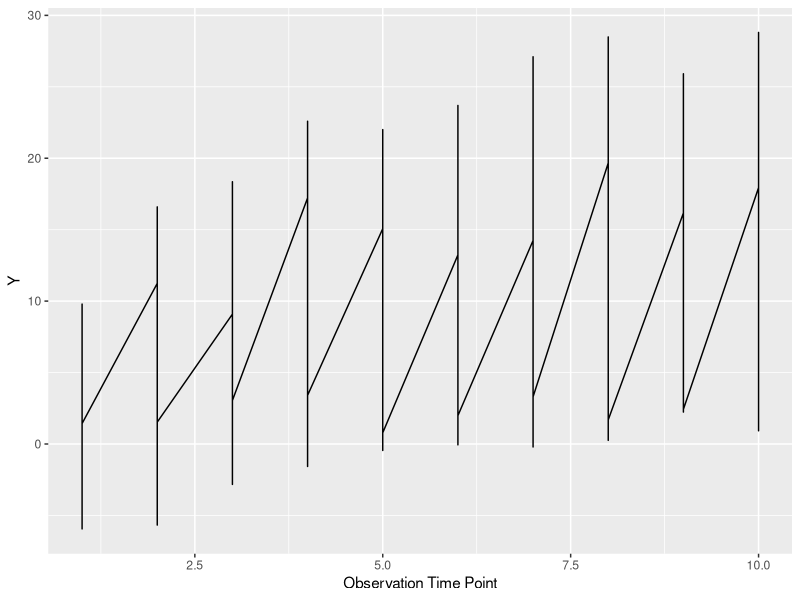
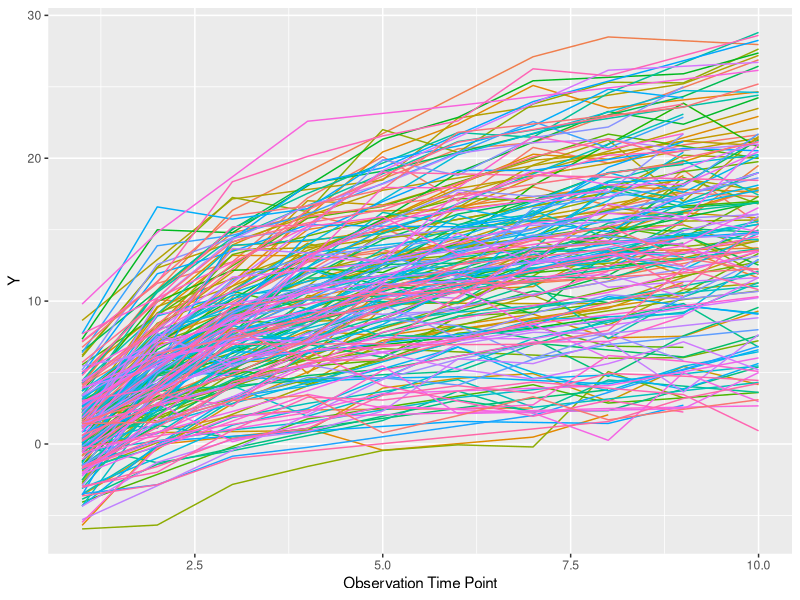
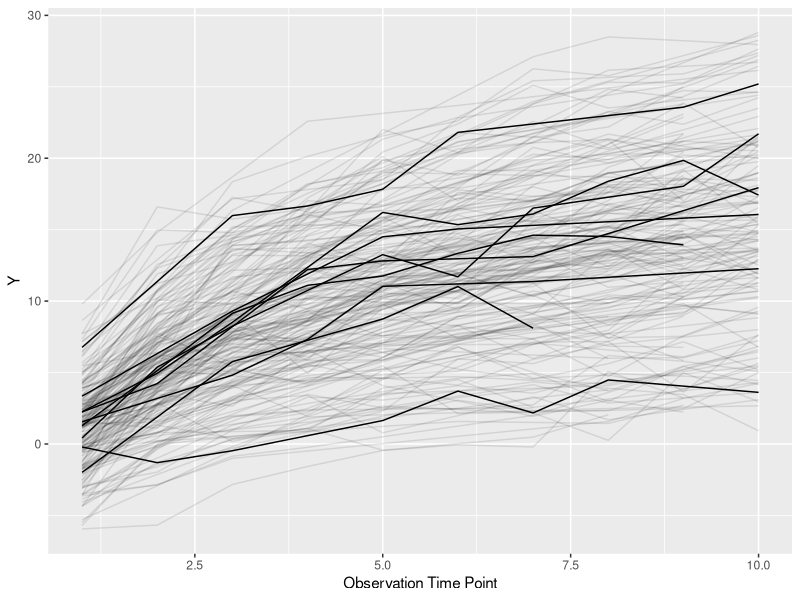
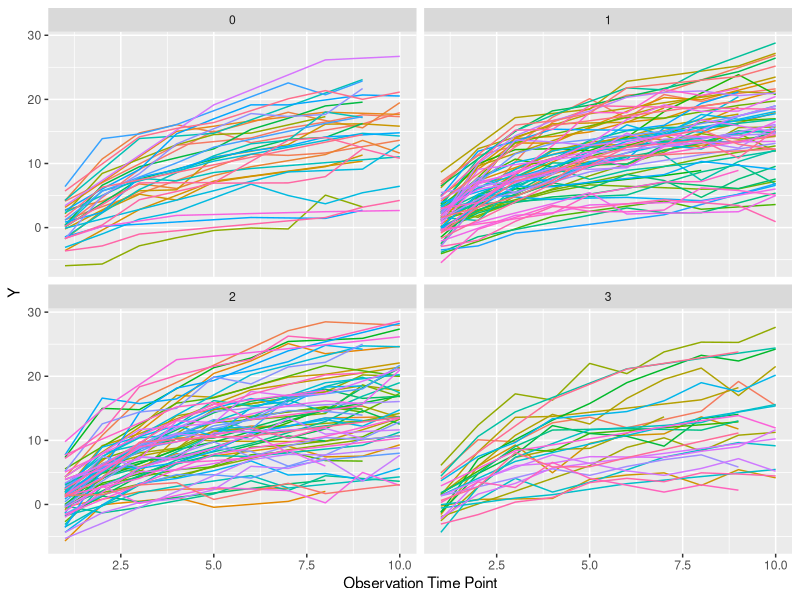
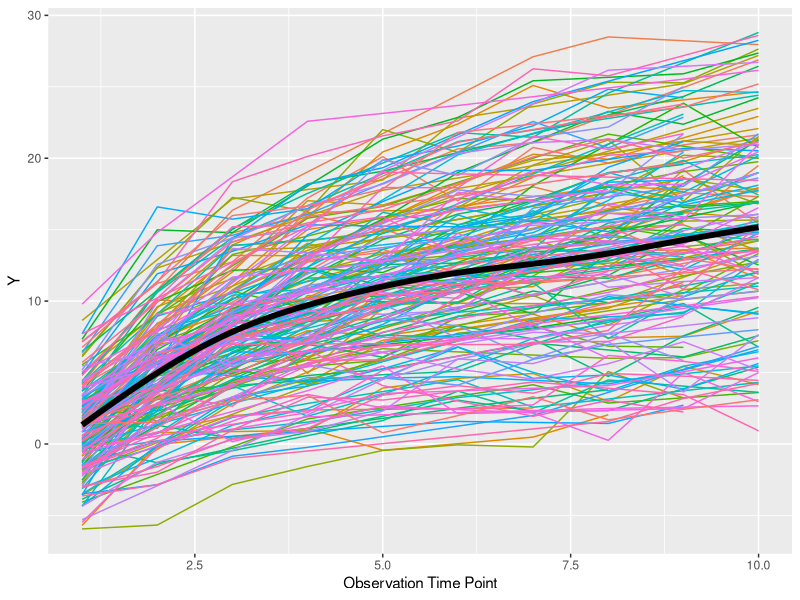
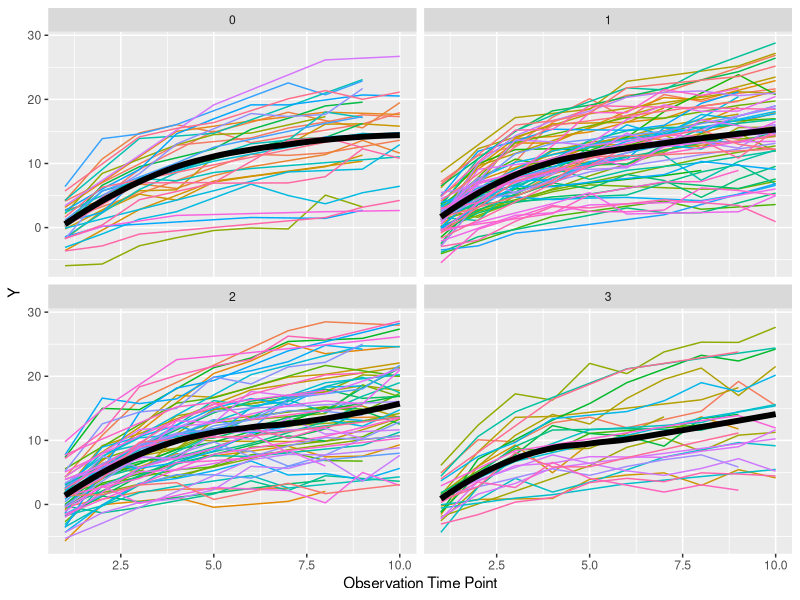
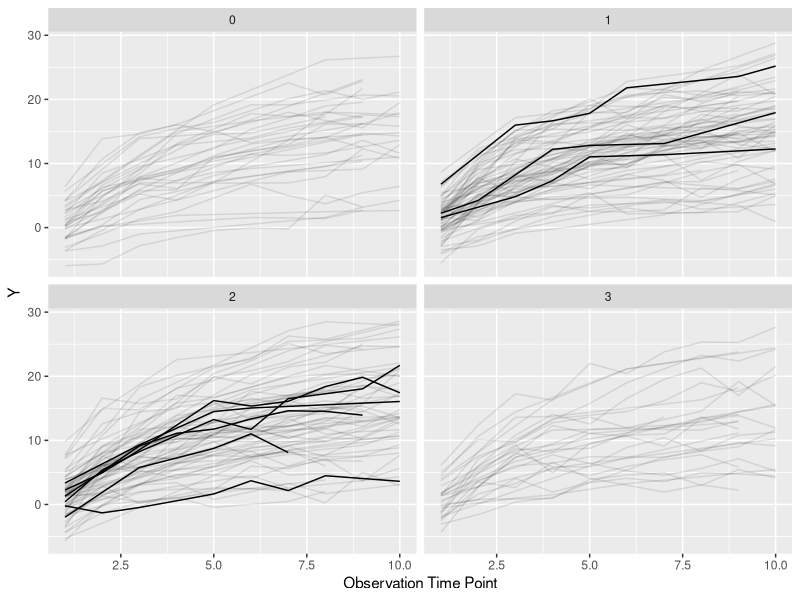
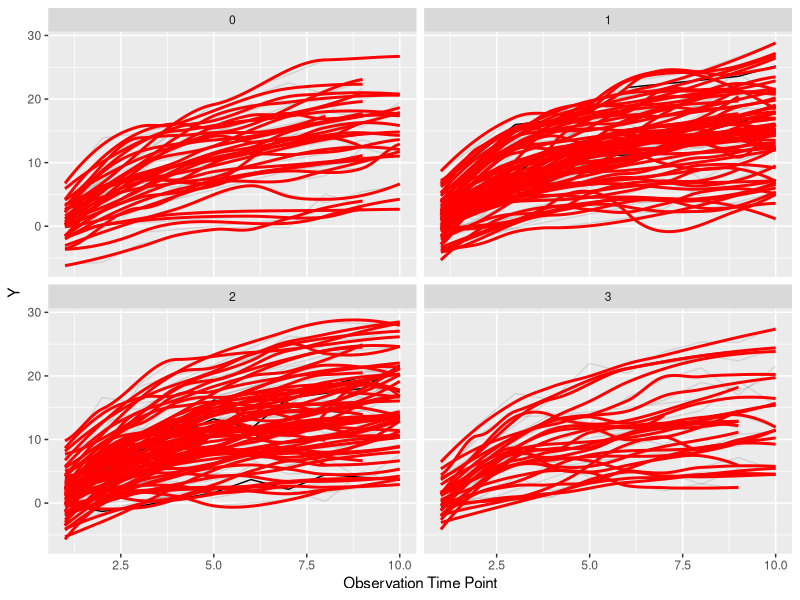

Write the R code that produced these figures, in order. (Note: this script raises an error after producing the figures.)

# Spaghetti Plot with Overall Smoother - for longitudinal data.

# this example is from:  https://www.r-bloggers.com/my-commonly-done-ggplot2-graphs/

# For this example the author took code from StackOverflow to create some longitudinal data:
# http://stats.stackexchange.com/questions/76999/simulating-longitudinal-lognormal-data-in-r

library(ggplot2)
library(MASS)
library(nlme)
library(plyr)

### set number of individuals
n <- 200

### average intercept and slope
beta0 <- 1.0
beta1 <- 6.0

### true autocorrelation
ar.val <- .4

### true error SD, intercept SD, slope SD, and intercept-slope cor
sigma <- 1.5
tau0  <- 2.5
tau1  <- 2.0
tau01 <- 0.3

### maximum number of possible observations
m <- 10

### simulate number of observations for each individual
p <- round(runif(n,4,m))

### simulate observation moments (assume everybody has 1st obs)
obs <- unlist(sapply(p, function(x) c(1, sort(sample(2:m, x-1, replace=FALSE)))))

### set up data frame
dat <- data.frame(id=rep(1:n, times=p), obs=obs)

### simulate (correlated) random effects for intercepts and slopes
mu  <- c(0,0)
S   <- matrix(c(1, tau01, tau01, 1), nrow=2)
tau <- c(tau0, tau1)
S   <- diag(tau) %*% S %*% diag(tau)
U   <- mvrnorm(n, mu=mu, Sigma=S)

### simulate AR(1) errors and then the actual outcomes
dat$eij <- unlist(sapply(p, function(x) arima.sim(model=list(ar=ar.val), n=x) * sqrt(1-ar.val^2) * sigma))
dat$yij <- (beta0 + rep(U[,1], times=p)) + (beta1 + rep(U[,2], times=p)) * log(dat$obs) + dat$eij

# I will first add an alpha level to the plotting lines for the next plot 
# (remember this must be done before the original plot is created). 
# tspag will be the template plot, and I will create a spaghetti plot (spag) 
# where each colour represents an id:


library(plyr)
dat = ddply(dat, .(id), function(x){
  x$alpha = ifelse(runif(n = 1) > 0.9, 1, 0.1)
  x$grouper = factor(rbinom(n=1, size =3 ,prob=0.5), levels=0:3)
  x
})


tspag <- ggplot(dat, aes(x=obs, y=yij)) + 
  geom_line() + guides(colour=FALSE) + xlab('Observation Time Point') +
  ylab('Y')

tspag

spag = tspag + aes(colour = factor(id))

spag

# Many other times I want to group by id but plot just a few lines 
# (let's say 10% of them) dark and the other light, and not colour them:

bwspag = tspag + aes(alpha=alpha, group=factor(id)) + guides(alpha=FALSE)
bwspag


# Overall, these 2 plots are useful when you have longitudinal data and 
# don't want to loop over ids or use lattice. The great addition is that 
# all the faceting and such above can be used in conjunction with these plots 
# to get spaghetti plots by subgroup.

spag + facet_wrap(~ grouper)


##### Spaghetti plot with overall smoother:

# If you want a smoother for the overall group in addition to the spaghetti plot, 
# you can just add geom_smooth:

sspag <- spag + geom_smooth(se=FALSE, colour='black', size=2)
sspag

sspag + facet_wrap(~ grouper)

bwspag + facet_wrap(~ grouper)    # note that only one individual in grouper=0 was highlighted.



# Note that the group aesthetic and colour aesthetic DO NOT PERFORM THE SAME WAY
# for some operations.  
#For example, let's try to smooth bwswag:

bwspag + facet_wrap(~ grouper) + geom_smooth(se=FALSE, colour='red')


# We see that it smooths each id, which is not what we want. 
# We can achieve the desired result by setting the group aesthetic:

bwspag + facet_wrap(~ grouper) + 
  geom_smooth(aes(group=1), se=FALSE, colour='red', size =2)


#### Printing multiple plots to different devices.
#### The object 'g' needs to be created first ('retrying geoms.R')

pdf(tempfile())
print({g1 = g + aes(colour = group1)})
print({g1fac = g + aes(colour = factor(group1))})
print({g2 = g + aes(colour = group2)})
dev.off()

png(tempfile(), res = 300, height =7, width= 7, units = "in")
print(g2)
dev.off()

